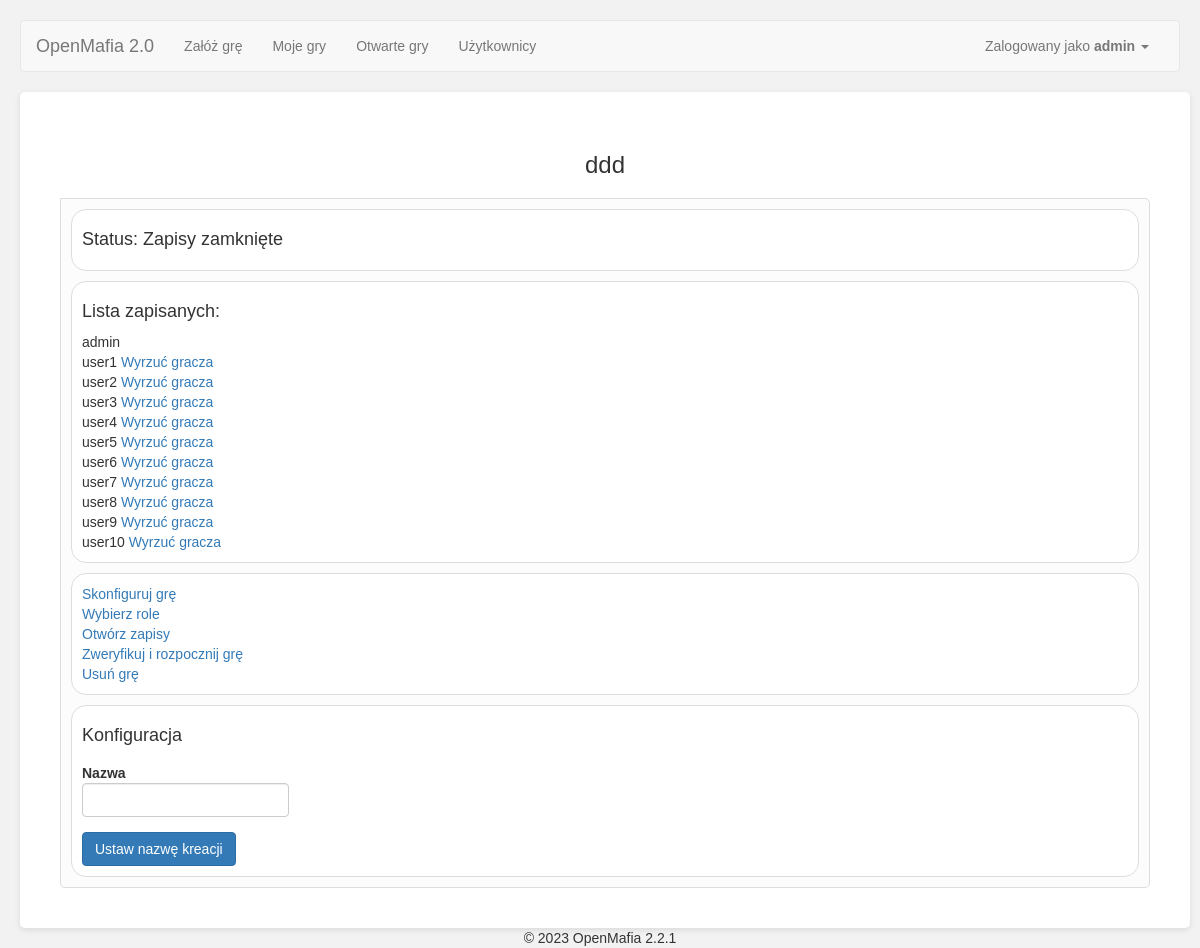
The app's page /game/1/game_configuration (signed in) with its own data.
### app/Engine/DB/models.py (models this page shows, shortened)
class User(db.Model):
    __tablename__ = 'User'
    id = db.Column(db.Integer, primary_key=True)
    user = db.Column(db.String(64), unique=True)
    password = db.Column(db.String(500))
    name = db.Column(db.String(500))
    email = db.Column(db.String(120), unique=True)
    is_active = db.Column(db.Boolean)
    def is_active(self):
        return True

class Game(db.Model):
    __tablename__ = 'Game'
    id = db.Column(db.Integer, primary_key=True)
    name = db.Column(db.String(500))
    day_no = db.Column(db.Integer)
    phase = db.Column(db.Integer)
    status_id = db.Column(db.Integer, ForeignKey('Status.id'), default=1)
    owner_id = db.Column(db.Integer, ForeignKey('User.id'))
    start_time = db.Column(db.DateTime(timezone=True))
    game_type_id = db.Column(db.Integer, ForeignKey('GameType.id'))
    owner = relationship("User", uselist=False)
    status = relationship("Status", uselist=False)
    game_players = relationship("GamePlayer", back_populates='game')
    roles = relationship("Game_Roles")
    phases = relationship("Game_Phases")
    game_config = relationship("Game_Configuration")
    game_type = relationship("GameType")

class Status(db.Model):
    __tablename__ = 'Status'
    id = db.Column(db.Integer, primary_key=True)
    name = db.Column(db.String(100))
    visible_name = db.Column(db.String(100))

class GamePlayer(db.Model):
    __tablename__ = 'GamePlayer'
    id = db.Column(db.Integer, primary_key=True)
    game_id = db.Column(db.Integer, ForeignKey('Game.id'))
    user_id = db.Column(db.Integer, ForeignKey('User.id'))
    order_id = db.Column(db.Integer)
    roles = relationship("Game_Roles")
    name = db.Column(db.String(500))
    status = db.Column(db.String(500))
    user = relationship("User")
    winner = db.Column(db.Integer)
    game = relationship("Game", back_populates='game_players')

### app/SetupGameModule/views.py (the view)
@SetupGameModule.route('<game_id>/game_configuration', methods=['GET', 'POST'])
@login_required
@handle_jobs
def game_configuration(game_id):
    try:
        page = int(request.args.get('p'))
    except:
        page = 1
    game_id = int(game_id)
    db_api = GameApi()
    game = db_api.get_game(game_id)
    if game is None:
        flash('Nieprawidłowy numer gry!', 'alert-danger')
        return redirect(url_for('SetupGameModule.game_list'))
    v = Validator(game, current_user)
    form = SetupGameForm()
    forum_form = ForumForm()
    you = db_api.get_player_object_for_user_id(current_user.id)
    your_privileges = judge_privileges(you, game)
    if v.game_is_not_started():
        user_ids = []
        for player in game.game_players:
            user_ids.append(player.user_id)
        if game.owner_id == current_user.id:
            user_type = 'admin'
        elif g.user.id in user_ids:
            user_type = 'player'
        else:
            user_type = 'guest'
        forum_api = ForumApi(game.id, current_user.id)
        forums = forum_api.get_or_create_topics_for_game()
        initial_chat_page = int(page)
        initial_chat_page_content = forum_api.get_thread_page(forums['initial_thread'].id, initial_chat_page)
        data = {
            'initial_thread': initial_chat_page_content,
            'your_privileges': your_privileges
        }
        return render_template('SetupGameModule_game_configuration.html',
                               game=game,
                               user_type=user_type,
                               form=form,
                               data=data,
                               forum_form=forum_form
                               )
    else:
        return redirect(url_for('SetupGameModule.lobby', game_id=game_id))

### app/SetupGameModule/forms.py
class SetupGameForm(FlaskForm):
	name = StringField(u'Nazwa', validators=[DataRequired()])

class ForumForm(FlaskForm):
	content = StringField(u'Content', validators=[DataRequired()], widget=TextArea())
	topic_name = HiddenField(u'TopicName')

### app/Engine/AutomatedTasks/scheduler.py (called while the page is built)
    def check_jobs_and_run(self, game_id):
        jobs = self.job_api.list_jobs_for_game(game_id, for_update=True)
        jobs_to_do = []
        jobs_in_progress = []
        for job in jobs:
            if job.status == 'in_progress':
                jobs_in_progress.append(job)
        if not jobs_in_progress:
            for job in jobs:
                if job.status == 'new' and datetime.now() > job.trigger_time:
                    self.job_api.update_job_status(job.id, 'in_progress')
                    jobs_to_do.append(job)
        self.job_api.unlock_table() # unlock "for update"
        if len(jobs_in_progress) > 0:
            time.sleep(5)  # we assume that in 5 seconds the task will be done
        else:
            for job in jobs_to_do:
                getattr(Tasks, job.job_name).__call__(job.game_id)
                self.job_api.update_job_status(job.id, 'done')

### app/Engine/DB/db_api.py (called while the page is built)
    def get_game(self, game_id):
        self.game = Game.query.filter_by(id=game_id).first()
        try:
            self.game.game_players.sort(key=lambda x: x.order_id)
        except (TypeError, AttributeError):
            pass
        return self.game

    def set_game(self, game):
        self.game = game

    def get_player_object_for_user_id(self, user_id):
        try:
            player = [player for player in self.game.game_players if player.user_id == user_id][0]
        except:
            player = None
        return player

    def _get_configuration_dictionary(self):
        return Configuration.query.all()

    def get_configuration(self, cfg_name: str):
        privilege = [config.value for config in self.game.game_config if config.configuration.name == cfg_name]
        if len(privilege) == 1:
            privilege_value = privilege[0]
        else:
            cfg_dict = self._get_configuration_dictionary()
            privilege_value = [d.default_value for d in cfg_dict if d.name == cfg_name][0]
        return privilege_value

    def list_jobs_for_game(self, game_id, for_update=False):
        if for_update:
            return Job.query.filter(Job.status != 'done', Job.game_id == game_id).with_for_update().all()
        else:
            return Job.query.filter(Job.status != 'done', Job.game_id == game_id).all()

### app/SetupGameModule/templates/SetupGameModule_game_configuration.html (shortened to what this page needs)
{% extends "base.html" %}
{% import "bootstrap/wtf.html" as wtf %}
{% block styles %}
{{ super() }}
<link rel="stylesheet" type="text/css" href="{{ url_for('SetupGameModule.static', filename='css/datatables.css') }}">
<link rel="stylesheet" type="text/css" href="{{ url_for('SetupGameModule.static', filename='css/styles.css') }}">
{% endblock %}
{%block main_content%}
<h1>{{ game.name }}</h1>
<div class="tab-content">
    <div id="lobby" class="active">
        <div class="content-box">
                <h4>Status: {{ game.status.visible_name }}</h4>
        </div>
        <div class="content-box">
        {% if data['your_privileges']['see_enrolled_user_list'].granted %}
            <h4>Lista zapisanych:</h4>
                    {% for player in game.game_players %}
                            {{ player.user.name }}
                            {% if user_type=='admin' and player.user.id != current_user.id %}
                                    <a href="./game_configuration/throw-user/{{player.user.id}}">Wyrzuć gracza</a>
                            {% endif %}
                            <br/>
                    {% endfor %}
            </div>
        {% else %}
            <h4>Zapisanych do gry: {{ game.game_players|length - 1 }}</h4>
        {% endif %}
        <div class="content-box">
                {% if user_type=='guest' %}
            <b><a href="./game_configuration/join">Dołącz do gry</a></b>
                {% elif user_type=='player' %}
                        <a href="./game_configuration/sign-off">Wypisz się</a>
                {% elif user_type=='admin' %}
                                <a href="./game_configuration/configuration">Skonfiguruj grę</a><br />
                        {% if game.status.name == 'new' %}
                                <a href="./game_configuration/enrollment_open">Otwórz zapisy</a><br />
                                <a href="./game_configuration/remove">Usuń grę</a>
                        {% elif game.status.name == 'enrollment_open' %}
                                <a href="./game_configuration/enrollment_close">Zamknij zapisy</a><br />
                                <a href="./game_configuration/remove">Usuń grę</a>
                        {% elif game.status.name == 'enrollment_closed' %}
                                <a href="./game_configuration/choose_roles">Wybierz role</a><br />
                                <a href="./game_configuration/enrollment_open">Otwórz zapisy</a><br />
                                <a href="./game_configuration/plan_starting_game">Zweryfikuj i rozpocznij grę</a><br />
                                <a href="./game_configuration/remove">Usuń grę</a>
                        {% elif game.status.name == 'waiting_for_start' %}
                                <a href="./game_configuration/remove">Usuń grę</a>
                        {% endif %}
                {% endif %}
        </div>
        {% if data['your_privileges']['see_creations_form'].granted %}
        <div class="content-box">
                <h4>Konfiguracja</h4>
                <form action="./game_configuration/set_player_name" method="post" class="form form-horizontal" name="setplayernameform">
                {{ wtf.form_field(form.name) }}
                <div class="form-actions">
                        <button name="action_set_player_name" type="submit" class="btn btn-primary">Ustaw nazwę kreacji</button>
                </div>
        </form>
        </div>
        {% endif %}
    </div>
  </div>
</div>
{%endblock%}

### app/templates/base.html (shortened to what this page needs)
{% extends "bootstrap/base.html" %}
{% block styles %}
{{ super() }}
<link rel="stylesheet" type="text/css" href="{{ url_for('static', filename='css/base_styles.css') }}">
<link rel="stylesheet" type="text/css" href="{{ url_for('static', filename='css/bootstrap_table.css') }}">
{% endblock %}
{% block navbar %}
<nav class="navbar navbar-default" id="nav">
	<div class="container-fluid">
	  <div class="navbar-header">
		<a class="navbar-brand" href="/">OpenMafia 2.0</a>
	  </div>
	  <div class="collapse navbar-collapse" id="bs-example-navbar-collapse-1">
		<ul class="nav navbar-nav">
			<li {{ 'class=active' if request.endpoint == 'SetupGameModule.setup_game' }} ><a href="{{ url_for('SetupGameModule.setup_game')}}">Załóż grę</a></li>
			<li><a href="{{ url_for('SetupGameModule.game_list')}}/my_games">Moje gry</a></li>
			<li><a href="{{ url_for('SetupGameModule.game_list')}}/open_games">Otwarte gry</a></li>
			<li><a href="{{ url_for('User.user_main')}}">Użytkownicy</a></li>
		</ul>
		<ul class="nav navbar-nav navbar-right">
		  <li><a href="#"></a></li>
		  <li class="dropdown">
			<a href="#" class="dropdown-toggle" data-toggle="dropdown" role="button" aria-haspopup="true" aria-expanded="false">
				{% if current_user.is_authenticated %}
				Zalogowany jako <b>{{ current_user.user }}</b>
				{% else %}
					Gość
				{% endif %}
				<span class="caret"></span>
			</a>
		  </li>
		</ul>
	  </div>
	</div>
  </nav>
{% endblock %}
{%block content %}
<div class="container">
	{%block main_content%}{%endblock%}
{% block footer %}
<div class="footer">&copy; 2023 OpenMafia 2.2.1</div>
{%- endblock footer %}
{%endblock%}

### app/static/css/base_styles.css (style rules this page uses)
.footer { position: fixed; left: 0; bottom: 0; width: 100%; text-align: center; text-size: small; }
body { font-family: Arial, sans-serif; background-color: #f2f2f2; margin: 0; padding: 20px; }
.container { margin: 0 auto; background-color: #ffffff; border-radius: 5px; padding: 40px; box-shadow: 0 2px 6px rgba(0, 0, 0, 0.1); }
h1 { color: #333333; font-size: 24px; margin-bottom: 20px; text-align: center; }

### app/SetupGameModule/static/css/styles.css (style rules this page uses)
.tab-content { border: 1px solid #ddd; padding: 10px; border-radius: 5px; border-top-left-radius: 0px; background-color: #fcfcfc; }
.tab-content > div { display: none; }
.tab-content > div.active { display: block; }
.content-box { background-color: #fff; border: 1px solid #ddd; border-radius: 15px; padding: 10px; margin-bottom: 10px; }
.tab-content .content-box:last-of-type { margin-bottom: 0px; }
.form-control { width: auto; }
.form-horizontal .form-group { margin-right: 0px; margin-left: 0px; }

### records on screen
User: user "admin"
Game: name "ddd"
Status: status.visible_name "Zapisy zamknięte"
GamePlayer: user.name "admin"
GamePlayer: user.name "user1"
GamePlayer: user.name "user2"
GamePlayer: user.name "user3"
GamePlayer: user.name "user4"
GamePlayer: user.name "user5"
GamePlayer: user.name "user6"
GamePlayer: user.name "user7"
GamePlayer: user.name "user8"
GamePlayer: user.name "user9"
GamePlayer: user.name "user10"
